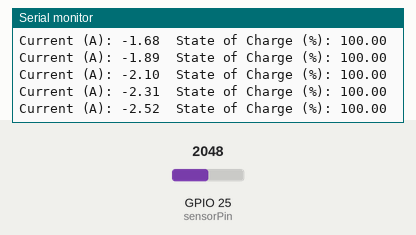
This sketch was run on a simulated ESP32. Shown: the last lines printed to the serial monitor. The test bench sets the inputs (shaded band); at power-on: GPIO 25 (sensorPin) = 2048.

Above: at 1.2 s.
1.3 s: GPIO 25 (sensorPin) set to 2866
At 1.31 s:
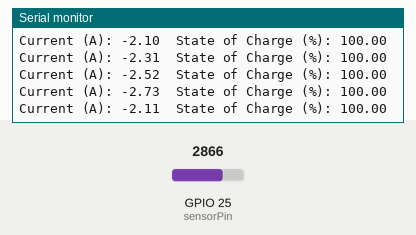
2.8 s: GPIO 25 (sensorPin) set to 3603
At 2.82 s:
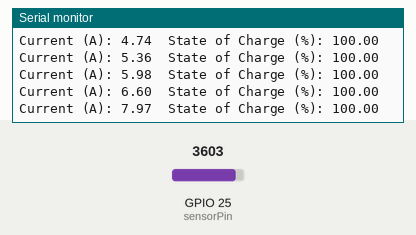
Timing chart, 0 to 5.8 s (numbered marks = the images above; inputs shaded):
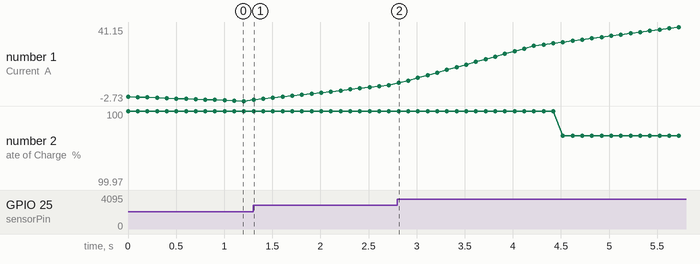

The sketch:

SoC_Board.ino
```cpp
const int numReadings = 30;
float readings[numReadings];      // the readings from the analog input
int readingIndex = 0;             // the index of the current reading
float total = 0;                  // the running total
float average = 0;                // the average

float currentValue = 0;           // Smoothed current value
const int sensorPin = 25;         // GPIO pin for the current sensor

// Battery-specific parameters
const float batteryCapacity = 2200.0;  // Battery capacity in mAh (example: 2200 mAh)
float stateOfCharge = 100.0;           // Initial state of charge percentage
unsigned long previousTime = 0;

void setup() {
  Serial.begin(115200);
  for (int thisReading = 0; thisReading < numReadings; thisReading++)
    readings[thisReading] = 0;

  // Set up ADC resolution if needed (default is 12-bit)
  // analogReadResolution(10);  // Uncomment if you want 10-bit resolution like Arduino
}

void loop() {
    total = total - readings[readingIndex];

    // Read raw sensor data
    readings[readingIndex] = analogRead(sensorPin);

    // Convert raw data to current (adjust the formula based on your sensor's sensitivity)
    readings[readingIndex] = (readings[readingIndex] - 2048) * 5.0 / 4096 / 0.04 - 6.30;

    total = total + readings[readingIndex];
    readingIndex = readingIndex + 1;

    if (readingIndex >= numReadings)
      readingIndex = 0;

    // Apply smoothing algorithm
    average = total / numReadings;
    currentValue = average;  // Current in amperes

    // Calculate time delta in seconds
    unsigned long currentTime = millis();
    float timeElapsed = (currentTime - previousTime) / 1000.0; // Time in seconds
    previousTime = currentTime;

    // Update state of charge using coulomb counting
    // batteryCapacity is in mAh, convert current to mA and integrate over time
    stateOfCharge -= (currentValue * 1000.0 * timeElapsed / 3600.0) / batteryCapacity;

    // Constrain SOC to valid range (0% to 100%)
    stateOfCharge = constrain(stateOfCharge, 0, 100);

    // Output the current value and state of charge
    Serial.print("Current (A): ");
    Serial.print(currentValue);
    Serial.print("\tState of Charge (%): ");
    Serial.println(stateOfCharge);

    delay(100);  // Adjust as needed to control how often readings are taken
}
```

Measured:
- after the input at 1.3 s, the serial monitor: prints a new line at once (image 1)
- after the input at 2.8 s, the serial monitor: prints a new line at once (image 2)
- plotted number 1: -2.73 → 6.6 after the input at 1.3 s, 6.6 → 41.15 after the input at 2.8 s
- plotted number 2: 100 → 99.97 after the input at 2.8 s
